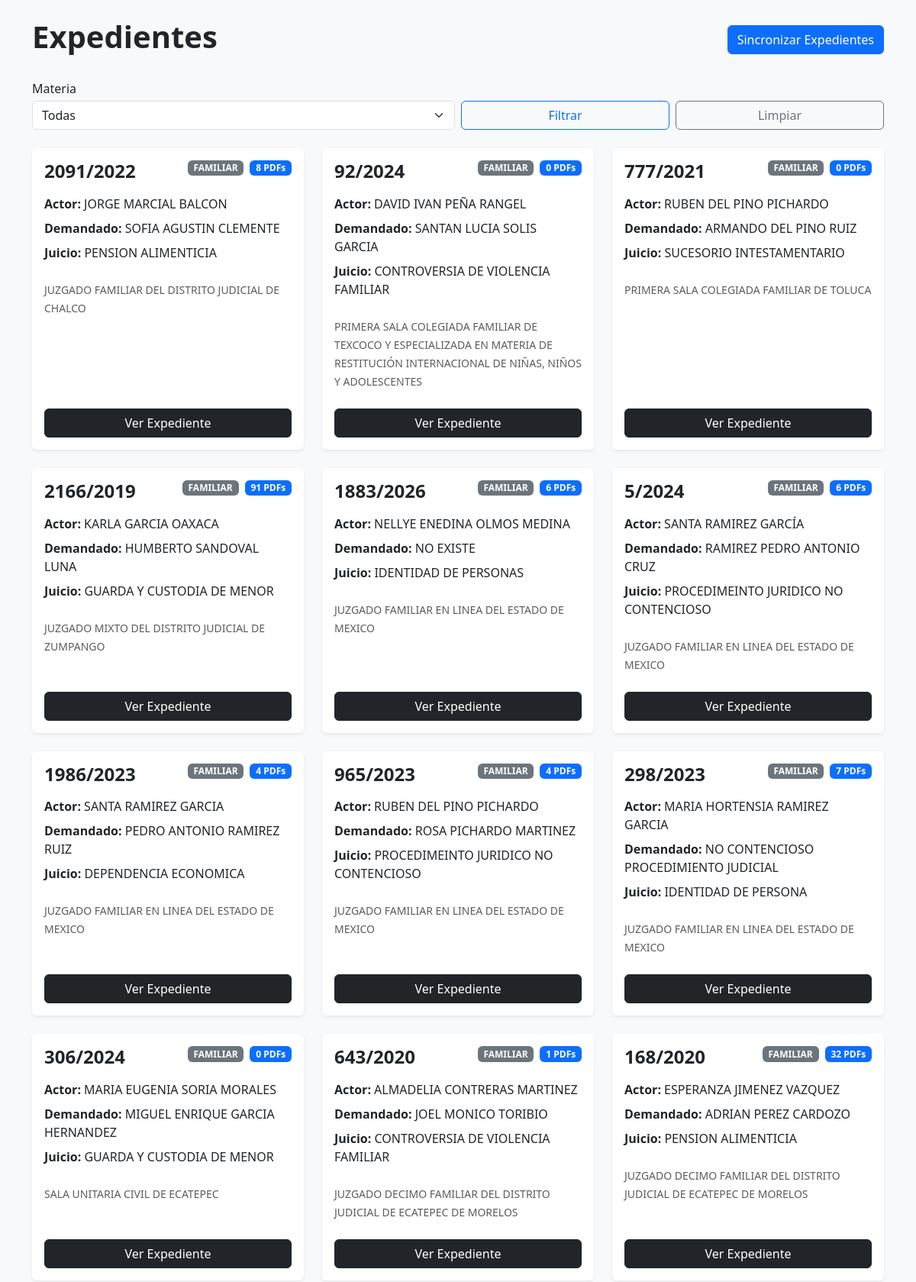
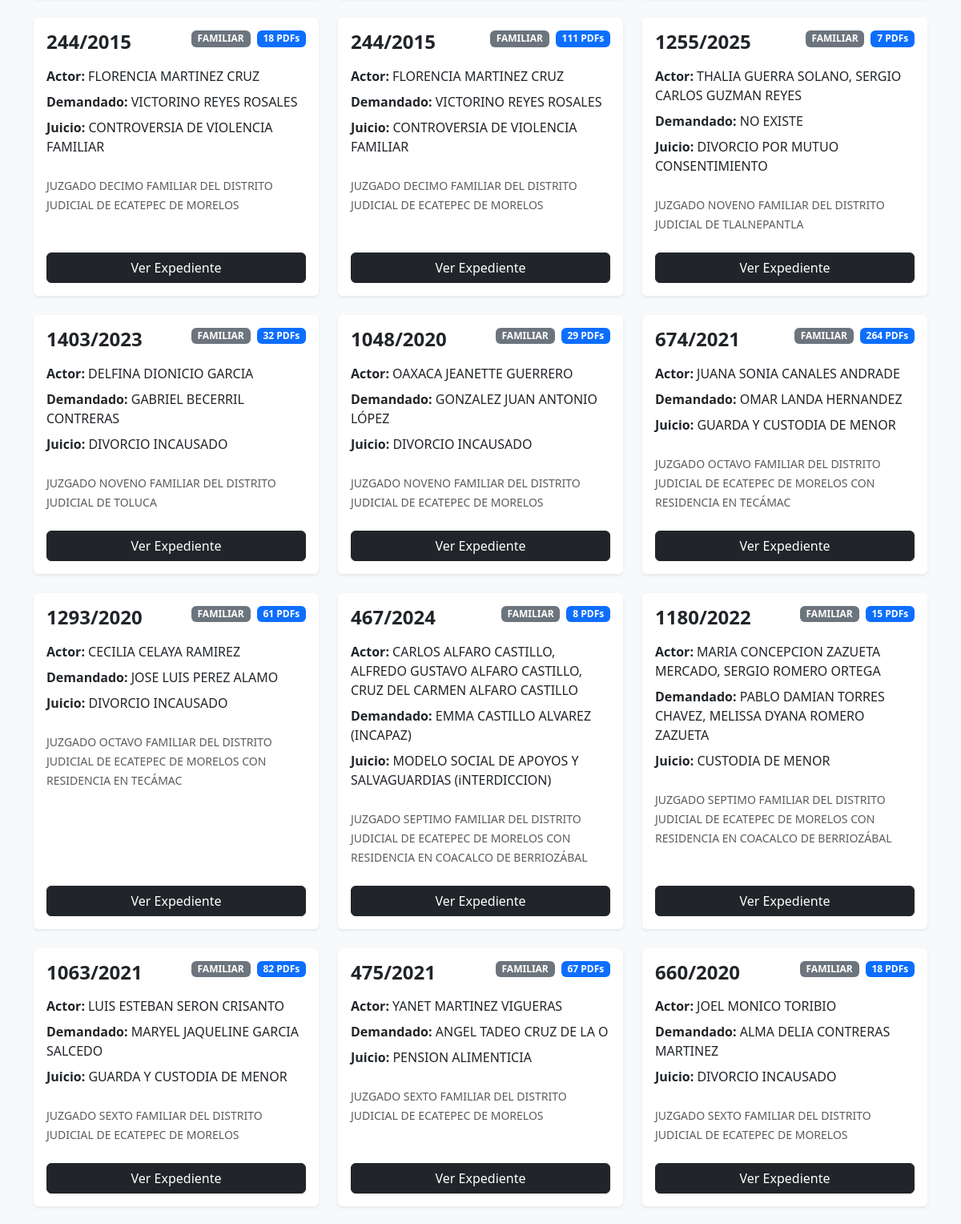
The page / (upper part) on the database its author committed (2 pictures, top to bottom).
### scraper/models.py (models this page shows, shortened)
class Expediente(models.Model):
    numero = models.CharField(
        max_length=50
    )
    anio = models.IntegerField()
    materia = models.IntegerField(
        null=True,
        blank=True,
        db_index=True
    )
    adolescentes = models.CharField(
        max_length=1,
        null=True,
        blank=True,
        db_index=True
    )
    juzgado = models.TextField()
    actor = models.TextField(
        null=True,
        blank=True
    )
    demandado = models.TextField(
        null=True,
        blank=True
    )
    juicio = models.TextField(
        null=True,
        blank=True
    )
    id_carpeta_judicial = models.BigIntegerField(
        unique=True
    )
    fecha_radicacion = models.DateTimeField(
        null=True,
        blank=True
    )
    created_at = models.DateTimeField(
        auto_now_add=True
    )
    @property
    def materia_etiqueta(self):
        from scraper.utils.constants import MATERIA_ETIQUETAS
        if self.materia is None:
            return "Sin materia"
        if self.materia == 3:
            if self.adolescentes == "N":
                return "PENAL"
            return "PENAL INDÍGENAS"
        return MATERIA_ETIQUETAS.get(
            self.materia,
            f"Materia {self.materia}"
        )

### scraper/views.py (the view, shortened to what this page needs)
def lista_expedientes(request):
    materia_seleccionada = None
    adolescentes_seleccionado = None
    materia_seleccionada_key = ""
    materia_param = request.GET.get(
        "materia"
    )
    expedientes = (
        Expediente.objects
        .prefetch_related("documentos")
        .all()
        .order_by("-created_at")
    )
    return render(
        request,
        "scraper/expedientes.html",
        {
            "expedientes": expedientes,
            "materias": [
                {
                    "id": (
                        "3N"
                        if m == 3 and variante == "N"
                        else str(m)
                    ),
                    "label": (
                        "PENAL"
                        if m == 3 and variante == "N"
                        else MATERIA_ETIQUETAS.get(
                            m,
                            f"Materia {m}"
                        )
                    )
                }
                for m in MATERIAS_DEFAULT
                for variante in (
                    ["N", None]
                    if m == 3
                    else [None]
                )
            ],
            "materia_seleccionada": materia_seleccionada_key
        }
    )

### scraper/templates/scraper/expedientes.html (shortened to what this page needs)
{% extends 'scraper/base.html' %} {% block content %}
<div class="d-flex justify-content-between align-items-center mb-4">
  <h1 class="fw-bold">Expedientes</h1>
  <a href="{% url 'sincronizar_expedientes' %}" class="btn btn-primary">
    Sincronizar Expedientes
  </a>
</div>
<form method="get" class="mb-4">
  <div class="row g-2 align-items-end">
    <div class="col-12 col-md-6">
      <label class="form-label mb-1"> Materia </label>
      <select name="materia" class="form-select">
        <option value="">Todas</option>
      </select>
    </div>
    <div class="col-12 col-md-3">
      <button type="submit" class="btn btn-outline-primary w-100">
        Filtrar
      </button>
    </div>
    <div class="col-12 col-md-3">
      <a
        href="{% url 'lista_expedientes' %}"
        class="btn btn-outline-secondary w-100"
      >
        Limpiar
      </a>
    </div>
  </div>
</form>
<div class="row">
  {% for expediente in expedientes %}
  <div class="col-md-6 col-lg-4 mb-4">
    <div class="card shadow-sm border-0 h-100">
      <div class="card-body d-flex flex-column">
        <div class="d-flex justify-content-between align-items-start mb-3">
          <h4 class="fw-bold mb-0">
            {{ expediente.numero }}/{{ expediente.anio }}
          </h4>
          <div class="d-flex gap-2 flex-wrap justify-content-end">
            <span class="badge bg-secondary">
              {{ expediente.materia_etiqueta }}
            </span>
            <span class="badge bg-primary">
              {{ expediente.documentos.count }} PDFs
            </span>
          </div>
        </div>
        <div class="mb-3">
          <p class="mb-2">
            <strong>Actor:</strong>
            {{ expediente.actor|default:"Sin información" }}
          </p>
          <p class="mb-2">
            <strong>Demandado:</strong>
            {{ expediente.demandado|default:"Sin información" }}
          </p>
          <p class="mb-2">
            <strong>Juicio:</strong>
            {{ expediente.juicio|default:"Sin información" }}
          </p>
        </div>
        <div class="mb-4">
          <small class="text-muted"> {{ expediente.juzgado }} </small>
        </div>
        <div class="mt-auto">
          <a
            href="{% url 'detalle_expediente' expediente.id %}"
            class="btn btn-dark w-100"
          >
            Ver Expediente
          </a>
        </div>
      </div>
    </div>
  </div>
  {% empty %}
  <div class="col-12">
    <div class="alert alert-warning">No hay expedientes registrados.</div>
  </div>
  {% endfor %}
</div>
{% endblock %}

### rows shown on the page
Expediente: numero "2091", anio "2022", materia_etiqueta "FAMILIAR", documentos.count "8", actor "JORGE MARCIAL BALCON", demandado "SOFIA AGUSTIN CLEMENTE", juicio "PENSION ALIMENTICIA", juzgado "JUZGADO FAMILIAR DEL DISTRITO JUDICIAL DE CHALCO"
Expediente: numero "92", anio "2024", materia_etiqueta "FAMILIAR", documentos.count "0", actor "DAVID IVAN PEÑA RANGEL", demandado "SANTAN LUCIA SOLIS GARCIA", juicio "CONTROVERSIA DE VIOLENCIA FAMILIAR", juzgado "PRIMERA SALA COLEGIADA FAMILIAR DE TEXCOCO Y ESPECIALIZADA EN MATERIA DE RESTITUCIÓN INTERNACIONAL DE NIÑAS, NIÑOS Y ADOLESCENTES"
Expediente: numero "777", anio "2021", materia_etiqueta "FAMILIAR", documentos.count "0", actor "RUBEN DEL PINO PICHARDO", demandado "ARMANDO DEL PINO RUIZ", juicio "SUCESORIO INTESTAMENTARIO", juzgado "PRIMERA SALA COLEGIADA FAMILIAR DE TOLUCA"
Expediente: numero "2166", anio "2019", materia_etiqueta "FAMILIAR", documentos.count "91", actor "KARLA GARCIA OAXACA", demandado "HUMBERTO SANDOVAL LUNA", juicio "GUARDA Y CUSTODIA DE MENOR", juzgado "JUZGADO MIXTO DEL DISTRITO JUDICIAL DE ZUMPANGO"
Expediente: numero "1883", anio "2026", materia_etiqueta "FAMILIAR", documentos.count "6", actor "NELLYE ENEDINA OLMOS MEDINA", demandado "NO EXISTE", juicio "IDENTIDAD DE PERSONAS", juzgado "JUZGADO FAMILIAR EN LINEA DEL ESTADO DE MEXICO"
Expediente: numero "5", anio "2024", materia_etiqueta "FAMILIAR", documentos.count "6", actor "SANTA RAMIREZ GARCÍA", demandado "RAMIREZ PEDRO ANTONIO CRUZ", juicio "PROCEDIMEINTO JURIDICO NO CONTENCIOSO", juzgado "JUZGADO FAMILIAR EN LINEA DEL ESTADO DE MEXICO"
Expediente: numero "1986", anio "2023", materia_etiqueta "FAMILIAR", documentos.count "4", actor "SANTA RAMIREZ GARCIA", demandado "PEDRO ANTONIO RAMIREZ RUIZ", juicio "DEPENDENCIA ECONOMICA", juzgado "JUZGADO FAMILIAR EN LINEA DEL ESTADO DE MEXICO"
Expediente: numero "965", anio "2023", materia_etiqueta "FAMILIAR", documentos.count "4", actor "RUBEN DEL PINO PICHARDO", demandado "ROSA PICHARDO MARTINEZ", juicio "PROCEDIMEINTO JURIDICO NO CONTENCIOSO", juzgado "JUZGADO FAMILIAR EN LINEA DEL ESTADO DE MEXICO"
Expediente: numero "298", anio "2023", materia_etiqueta "FAMILIAR", documentos.count "7", actor "MARIA HORTENSIA RAMIREZ GARCIA", demandado "NO CONTENCIOSO PROCEDIMIENTO JUDICIAL", juicio "IDENTIDAD DE PERSONA", juzgado "JUZGADO FAMILIAR EN LINEA DEL ESTADO DE MEXICO"
Expediente: numero "306", anio "2024", materia_etiqueta "FAMILIAR", documentos.count "0", actor "MARIA EUGENIA SORIA MORALES", demandado "MIGUEL ENRIQUE GARCIA HERNANDEZ", juicio "GUARDA Y CUSTODIA DE MENOR", juzgado "SALA UNITARIA CIVIL DE ECATEPEC"
Expediente: numero "643", anio "2020", materia_etiqueta "FAMILIAR", documentos.count "1", actor "ALMADELIA CONTRERAS MARTINEZ", demandado "JOEL MONICO TORIBIO", juicio "CONTROVERSIA DE VIOLENCIA FAMILIAR", juzgado "JUZGADO DECIMO FAMILIAR DEL DISTRITO JUDICIAL DE ECATEPEC DE MORELOS"
Expediente: numero "168", anio "2020", materia_etiqueta "FAMILIAR", documentos.count "32", actor "ESPERANZA JIMENEZ VAZQUEZ", demandado "ADRIAN PEREZ CARDOZO", juicio "PENSION ALIMENTICIA", juzgado "JUZGADO DECIMO FAMILIAR DEL DISTRITO JUDICIAL DE ECATEPEC DE MORELOS"
Expediente: numero "244", anio "2015", materia_etiqueta "FAMILIAR", documentos.count "18", actor "FLORENCIA MARTINEZ CRUZ", demandado "VICTORINO REYES ROSALES", juicio "CONTROVERSIA DE VIOLENCIA FAMILIAR", juzgado "JUZGADO DECIMO FAMILIAR DEL DISTRITO JUDICIAL DE ECATEPEC DE MORELOS"
Expediente: numero "244", anio "2015", materia_etiqueta "FAMILIAR", documentos.count "111", actor "FLORENCIA MARTINEZ CRUZ", demandado "VICTORINO REYES ROSALES", juicio "CONTROVERSIA DE VIOLENCIA FAMILIAR", juzgado "JUZGADO DECIMO FAMILIAR DEL DISTRITO JUDICIAL DE ECATEPEC DE MORELOS"
Expediente: numero "1255", anio "2025", materia_etiqueta "FAMILIAR", documentos.count "7", actor "THALIA GUERRA SOLANO, SERGIO CARLOS GUZMAN REYES", demandado "NO EXISTE", juicio "DIVORCIO POR MUTUO CONSENTIMIENTO", juzgado "JUZGADO NOVENO FAMILIAR DEL DISTRITO JUDICIAL DE TLALNEPANTLA"
Expediente: numero "1403", anio "2023", materia_etiqueta "FAMILIAR", documentos.count "32", actor "DELFINA DIONICIO GARCIA", demandado "GABRIEL BECERRIL CONTRERAS", juicio "DIVORCIO INCAUSADO", juzgado "JUZGADO NOVENO FAMILIAR DEL DISTRITO JUDICIAL DE TOLUCA"
Expediente: numero "1048", anio "2020", materia_etiqueta "FAMILIAR", documentos.count "29", actor "OAXACA JEANETTE GUERRERO", demandado "GONZALEZ JUAN ANTONIO LÓPEZ", juicio "DIVORCIO INCAUSADO", juzgado "JUZGADO NOVENO FAMILIAR DEL DISTRITO JUDICIAL DE ECATEPEC DE MORELOS"
Expediente: numero "674", anio "2021", materia_etiqueta "FAMILIAR", documentos.count "264", actor "JUANA SONIA CANALES ANDRADE", demandado "OMAR LANDA HERNANDEZ", juicio "GUARDA Y CUSTODIA DE MENOR", juzgado "JUZGADO OCTAVO FAMILIAR DEL DISTRITO JUDICIAL DE ECATEPEC DE MORELOS CON RESIDENCIA EN TECÁMAC"
Expediente: numero "1293", anio "2020", materia_etiqueta "FAMILIAR", documentos.count "61", actor "CECILIA CELAYA RAMIREZ", demandado "JOSE LUIS PEREZ ALAMO", juicio "DIVORCIO INCAUSADO", juzgado "JUZGADO OCTAVO FAMILIAR DEL DISTRITO JUDICIAL DE ECATEPEC DE MORELOS CON RESIDENCIA EN TECÁMAC"
Expediente: numero "467", anio "2024", materia_etiqueta "FAMILIAR", documentos.count "8", actor "CARLOS ALFARO CASTILLO, ALFREDO GUSTAVO ALFARO CASTILLO, CRUZ DEL CARMEN ALFARO CASTILLO", demandado "EMMA CASTILLO ALVAREZ (INCAPAZ)", juicio "MODELO SOCIAL DE APOYOS Y SALVAGUARDIAS (iNTERDICCION)", juzgado "JUZGADO SEPTIMO FAMILIAR DEL DISTRITO JUDICIAL DE ECATEPEC DE MORELOS CON RESIDENCIA EN COACALCO DE BERRIOZÁBAL"
Expediente: numero "1180", anio "2022", materia_etiqueta "FAMILIAR", documentos.count "15", actor "MARIA CONCEPCION ZAZUETA MERCADO, SERGIO ROMERO ORTEGA", demandado "PABLO DAMIAN TORRES CHAVEZ, MELISSA DYANA ROMERO ZAZUETA", juicio "CUSTODIA DE MENOR", juzgado "JUZGADO SEPTIMO FAMILIAR DEL DISTRITO JUDICIAL DE ECATEPEC DE MORELOS CON RESIDENCIA EN COACALCO DE BERRIOZÁBAL"
Expediente: numero "1063", anio "2021", materia_etiqueta "FAMILIAR", documentos.count "82", actor "LUIS ESTEBAN SERON CRISANTO", demandado "MARYEL JAQUELINE GARCIA SALCEDO", juicio "GUARDA Y CUSTODIA DE MENOR", juzgado "JUZGADO SEXTO FAMILIAR DEL DISTRITO JUDICIAL DE ECATEPEC DE MORELOS"
Expediente: numero "475", anio "2021", materia_etiqueta "FAMILIAR", documentos.count "67", actor "YANET MARTINEZ VIGUERAS", demandado "ANGEL TADEO CRUZ DE LA O", juicio "PENSION ALIMENTICIA", juzgado "JUZGADO SEXTO FAMILIAR DEL DISTRITO JUDICIAL DE ECATEPEC DE MORELOS"
Expediente: numero "660", anio "2020", materia_etiqueta "FAMILIAR", documentos.count "18", actor "JOEL MONICO TORIBIO", demandado "ALMA DELIA CONTRERAS MARTINEZ", juicio "DIVORCIO INCAUSADO", juzgado "JUZGADO SEXTO FAMILIAR DEL DISTRITO JUDICIAL DE ECATEPEC DE MORELOS"
